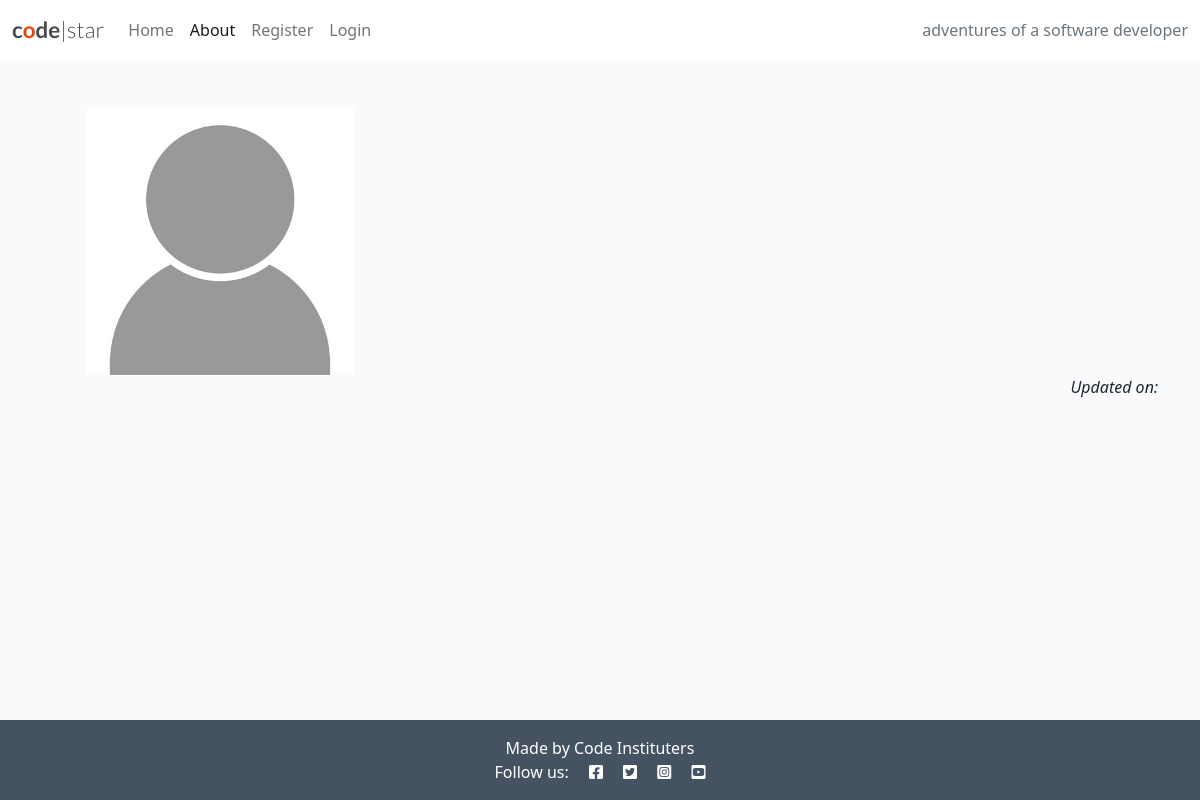
Page /about/ on the earlier database version.
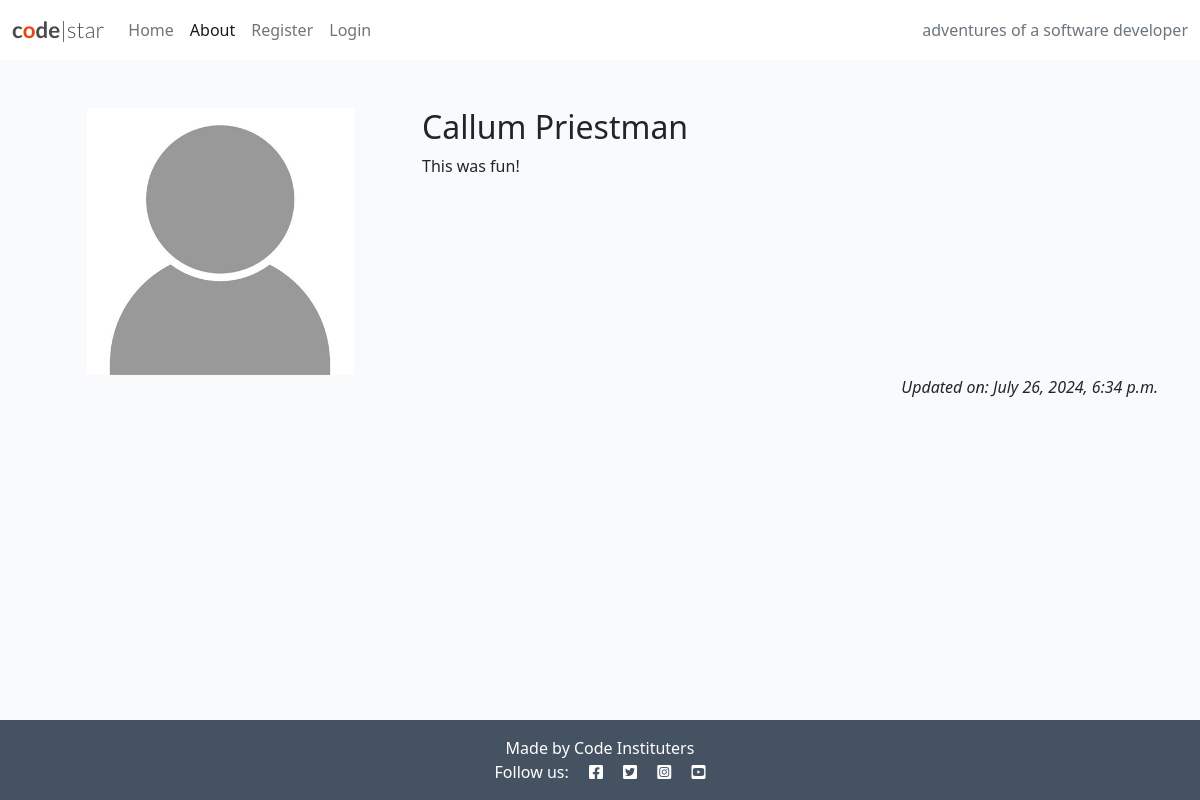
Same page on the later database version.
### about/models.py (models this page shows, shortened)
class About(models.Model):
    title = models.CharField(max_length=200)
    updated_on = models.DateTimeField(auto_now=True)
    content = models.TextField()

### about/views.py (the view)
# urls.py: path('', views.about_me, name='about'),
def about_me(request):
    about = About.objects.all().order_by('-updated_on').first()
    return render(
        request,
        "about/about.html",
        {"about": about},
    )

### about/templates/about/about.html
{% extends 'base.html' %}
{% block content %}
{% load static %}
<div class="container mt-5">
    <div class="row">
        <div class="col-4 text-center">
            <img src="{% static 'images/nobody.jpg' %}" width="75%" />
        </div>
        <div class="col-8">
            <h2>{{ about.title }}</h2>
            {{ about.content | safe }}
        </div>
    </div>
    <div class="row">
        <div class="col text-right">
            <p class="text-end"><em>Updated on: {{ about.updated_on }}</em></p>
        </div>
    </div>
</div>
{% endblock content %}

### templates/base.html (shortened to what this page needs)
{% load static %}
{% url 'home' as home_url %}
{% url 'about' as about_url %}
{% url 'account_login' as login_url %}
{% url 'account_signup' as signup_url %}
{% url 'account_logout' as logout_url %}
<!DOCTYPE html>
<html class="h-100" lang="en">
<head>
    <link rel="stylesheet" href="https://cdnjs.cloudflare.com/ajax/libs/font-awesome/5.15.3/css/all.min.css">
    <link href="https://cdn.jsdelivr.net/npm/bootstrap@5.0.1/dist/css/bootstrap.min.css" rel="stylesheet"
>
    <link rel="stylesheet" href="{% static 'css/style.css' %}">
</head>
<body class="d-flex flex-column h-100 main-bg">
    <nav class="navbar navbar-expand-lg navbar-light bg-white">
        <div class="container-fluid">
            <a class="navbar-brand" href="{% url 'home' %}"><span class="brand">c<span class="red-o">o</span>de<span
                        class="thin">|star</span></span></a>
            <div class="collapse navbar-collapse" id="navbarText">
                <ul class="navbar-nav me-auto mb-2 mb-lg-0">
                    <li class="nav-item">
                        <a class="nav-link {% if request.path == home_url %}active{% endif %}" aria-current="page"
                            href="{% url 'home' %}">Home</a>
                    </li>
                    <li class="nav-item">
                        <a class="nav-link {% if request.path == about_url %}active{%endif%}" aria-current="page" href="{% url 'about' %}">
                            About
                        </a>
                    </li>
                    {% if user.is_authenticated %}
                    <li class="nav-item">
                        <a class="nav-link {% if request.path == logout_url %}active{% endif %}" aria-current="page" href="{% url 'account_logout' %}">Logout</a>
                    </li>
                    {% else %}
                    <li class="nav-item">
                        <a class="nav-link {% if request.path == signup_url %}active{% endif %}" aria-current="page"
                            href="{% url 'account_signup' %}">Register</a>
                    </li>
                    <li class="nav-item">
                        <a class="nav-link {% if request.path == login_url %}active{% endif %}" aria-current="page" href="{% url 'account_login' %}">Login</a>
                    </li>
                    {% endif %}
                </ul>
                <span class="navbar-text text-muted">
                    adventures of a software developer
                </span>
            </div>
        </div>
    </nav>
    <main class="flex-shrink-0 main-bg">
        {% block content %}{% endblock content %}
    </main>
    <footer class="footer mt-auto py-3 dark-bg">
        <p class="m-0 text-center text-white">
            {% block copyright %}
                Made by Code Instituters
            {% endblock copyright %}
        </p>
        <p class="m-0 text-center text-white">Follow us: <i class="fab fa-facebook-square ms-3"></i>
            <i class="fab fa-twitter-square ms-3"></i>
            <i class="fab fa-instagram-square ms-3"></i>
            <i class="fab fa-youtube-square ms-3"></i>
        </p>
    </footer>
</body>
</html>

### static/css/style.css (style rules this page uses)
body { background-color: #F9FAFC; }
.brand { font-family: Lato, sans-serif; font-size: 1.4rem; font-weight: 700; color: #4A4A4F; }
.red-o { color: #E84610; }
.thin { font-weight: 300; }
.dark-bg { background-color: #445261; }
.main-bg { background-color: #F9FAFC; }

Differences in the rows shown:
added About: title "Callum Priestman", content "This was fun!", updated_on "July 26, 2024, 6:34 p.m."
